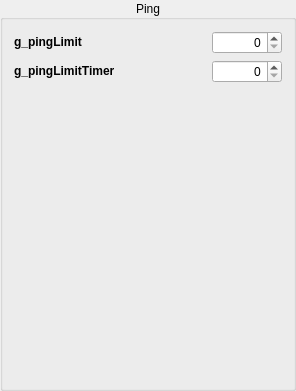
    <widget class="QGroupBox" name="groupBox_6" >
     <property name="title" >
      <string>Ping</string>
     </property>
     <property name="alignment" >
      <set>Qt::AlignCenter</set>
     </property>
     <layout class="QGridLayout" name="gridLayout_11" >
      <item row="0" column="0" >
       <widget class="QLabel" name="label_27" >
        <property name="toolTip" >
         <string>Max ping a player can have before being kicked (0=disabled)</string>
        </property>
        <property name="text" >
         <string>&lt;!DOCTYPE HTML PUBLIC "-//W3C//DTD HTML 4.0//EN" "http://www.w3.org/TR/REC-html40/strict.dtd">
&lt;html>&lt;head>&lt;meta name="qrichtext" content="1" />&lt;style type="text/css">
p, li { white-space: pre-wrap; }
&lt;/style>&lt;/head>&lt;body style=" font-family:'Sans Serif'; font-size:9pt; font-weight:400; font-style:normal;">
&lt;p style=" margin-top:0px; margin-bottom:0px; margin-left:0px; margin-right:0px; -qt-block-indent:0; text-indent:0px;">&lt;span style=" font-weight:600;">g_pingLimit&lt;/span>&lt;/p>&lt;/body>&lt;/html></string>
        </property>
       </widget>
      </item>
      <item row="0" column="1" >
       <widget class="CCustomSpinboxWidget" name="g_pinglimit" >
        <property name="minimumSize" >
         <size>
          <width>70</width>
          <height>0</height>
         </size>
        </property>
        <property name="maximumSize" >
         <size>
          <width>70</width>
          <height>16777215</height>
         </size>
        </property>
        <property name="alignment" >
         <set>Qt::AlignRight|Qt::AlignTrailing|Qt::AlignVCenter</set>
        </property>
        <property name="decimals" >
         <number>0</number>
        </property>
        <property name="maximum" >
         <double>999.000000000000000</double>
        </property>
       </widget>
      </item>
      <item row="1" column="0" >
       <widget class="QLabel" name="label_28" >
        <property name="toolTip" >
         <string>Time after which players can be kicked if they are over the specified ping limit</string>
        </property>
        <property name="text" >
         <string>&lt;!DOCTYPE HTML PUBLIC "-//W3C//DTD HTML 4.0//EN" "http://www.w3.org/TR/REC-html40/strict.dtd">
&lt;html>&lt;head>&lt;meta name="qrichtext" content="1" />&lt;style type="text/css">
p, li { white-space: pre-wrap; }
&lt;/style>&lt;/head>&lt;body style=" font-family:'Sans Serif'; font-size:9pt; font-weight:400; font-style:normal;">
&lt;p style=" margin-top:0px; margin-bottom:0px; margin-left:0px; margin-right:0px; -qt-block-indent:0; text-indent:0px;">&lt;span style=" font-weight:600;">g_pingLimitTimer&lt;/span>&lt;/p>&lt;/body>&lt;/html></string>
        </property>
       </widget>
      </item>
      <item row="1" column="1" >
       <widget class="CCustomSpinboxWidget" name="g_pinglimittimer" >
        <property name="minimumSize" >
         <size>
          <width>70</width>
          <height>0</height>
         </size>
        </property>
        <property name="maximumSize" >
         <size>
          <width>70</width>
          <height>16777215</height>
         </size>
        </property>
        <property name="alignment" >
         <set>Qt::AlignRight|Qt::AlignTrailing|Qt::AlignVCenter</set>
        </property>
        <property name="decimals" >
         <number>0</number>
        </property>
        <property name="maximum" >
         <double>999.000000000000000</double>
        </property>
       </widget>
      </item>
      <item row="2" column="0" colspan="2" >
       <spacer name="verticalSpacer" >
        <property name="orientation" >
         <enum>Qt::Vertical</enum>
        </property>
        <property name="sizeHint" stdset="0" >
         <size>
          <width>268</width>
          <height>294</height>
         </size>
        </property>
       </spacer>
      </item>
     </layout>
    </widget>
